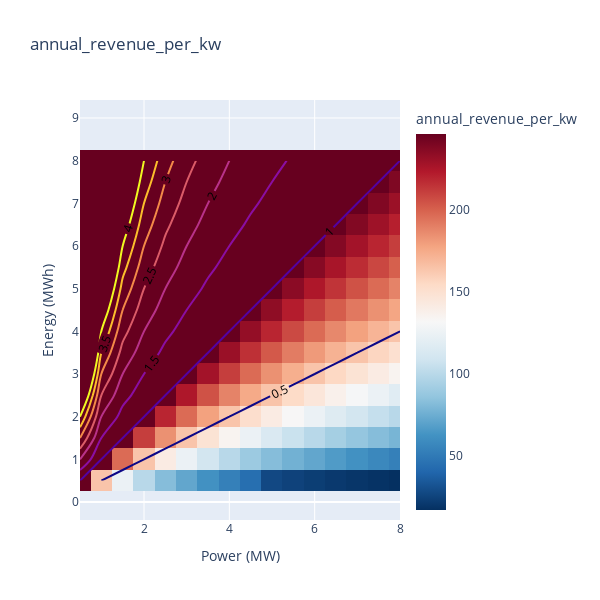

Source (notebook cell):
### Code cell
# Calculating Energy/Power ratio for the contour plot
df['Ratio'] = df['Energy'] / df['Power']
pivot_ratio = df.pivot(index="Energy", columns="Power", values="Ratio")

# Data for the heatmap
z = pivot_df.values
x = pivot_df.columns
y = pivot_df.index

# Creating the heatmap with contour lines
fig = go.Figure()

# Add heatmap
fig.add_trace(go.Heatmap(
    z=z,
    x=x,
    y=y,
    colorscale='RdBu',
    reversescale=True,  # High values red, low values blue
    colorbar=dict(title=metric),
    zmin=np.min(z),  # Define the range of z for better contrast
    zmax=np.max(z)
))

# Add contour lines for the Energy/Power ratio with text labels
fig.add_trace(go.Contour(
    z=pivot_ratio.values,
    x=pivot_df.columns,
    y=pivot_df.index,
    showscale=False,  # Hide the scale for contour lines
    contours=dict(
        coloring='lines',
        showlabels=True,  # Enable labels on contours
        labelfont=dict(size=12, color='black'),  # Customize the font of the labels
        start=0.5,  # Starting value for contour lines
        end=4,     # Ending value for contour lines
        size=0.5   # Interval between contour lines
    ),
    line=dict(color='black', width=2),
    # ncontours=50  # Increase the number of contour lines

))


# Updating layout to ensure equal length and height
fig.update_layout(
    title= metric,
    xaxis=dict(
        title='Power (MW)', 
        range=[0.5, 8],
        scaleanchor='y'  # This ensures the x-axis scale matches the y-axis scale
    ),
    yaxis=dict(
        title='Energy (MWh)', 
        range=[0.5, 8]
    ),
    autosize=False,
    width=600,  # Adjust the figure width as needed
    height=600  # Adjust the figure height as needed to match the width
)

# Display the figure
fig.show()

### Figure 1 — Plotly figure (JSON) as saved in the notebook; plotly's stock layout.template omitted (floating-point values rounded to 4 significant figures; data arrays with more than 128 entries replaced by an {"elided": "..."} marker saying what was removed)
{"data": [{"colorbar": {"title": {"text": "annual_revenue_per_kw"}}, "colorscale": [[0, "rgb(103,0,31)"], [0.1, "rgb(178,24,43)"], [0.2, "rgb(214,96,77)"], [0.3, "rgb(244,165,130)"], [0.4, "rgb(253,219,199)"], [0.5, "rgb(247,247,247)"], [0.6, "rgb(209,229,240)"], [0.7, "rgb(146,197,222)"], [0.8, "rgb(67,147,195)"], [0.9, "rgb(33,102,172)"], [1, "rgb(5,48,97)"]], "reversescale": true, "type": "heatmap", "x": [0.5, 1, 1.5, 2, 2.5, 3, 3.5, 4, 4.5, 5, 5.5, 6, 6.5, 7, 7.5, 8], "y": [0.5, 1, 1.5, 2, 2.5, 3, 3.5, 4, 4.5, 5, 5.5, 6, 6.5, 7, 7.5, 8], "z": {"elided": "16x16 float values"}, "zmax": 245.8, "zmin": 17.23}, {"contours": {"coloring": "lines", "end": 4, "labelfont": {"color": "black", "size": 12}, "showlabels": true, "size": 0.5, "start": 0.5}, "line": {"color": "black", "width": 2}, "showscale": false, "type": "contour", "x": [0.5, 1, 1.5, 2, 2.5, 3, 3.5, 4, 4.5, 5, 5.5, 6, 6.5, 7, 7.5, 8], "y": [0.5, 1, 1.5, 2, 2.5, 3, 3.5, 4, 4.5, 5, 5.5, 6, 6.5, 7, 7.5, 8], "z": {"elided": "16x16 float values"}}], "layout": {"autosize": false, "height": 600, "title": {"text": "annual_revenue_per_kw"}, "width": 600, "xaxis": {"range": [0.5, 8], "scaleanchor": "y", "title": {"text": "Power (MW)"}}, "yaxis": {"range": [1, 8], "title": {"text": "Energy (MWh)"}}}}
